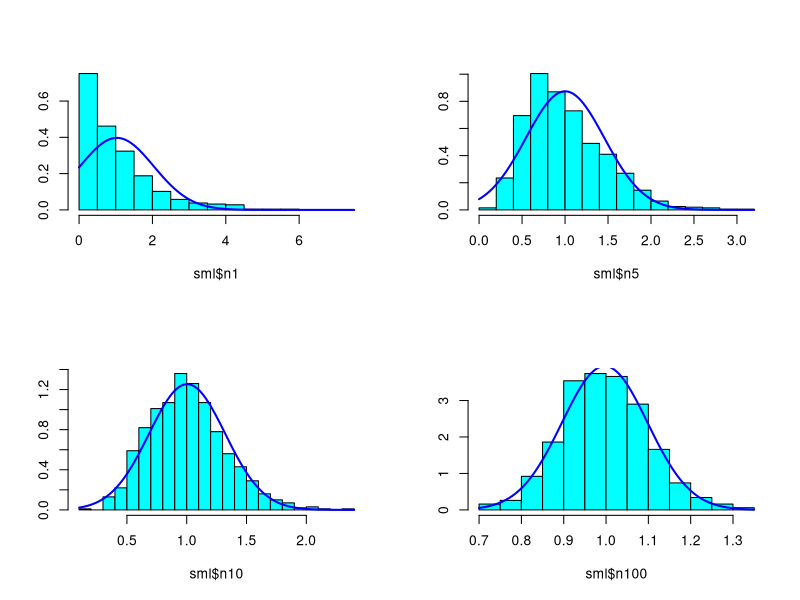
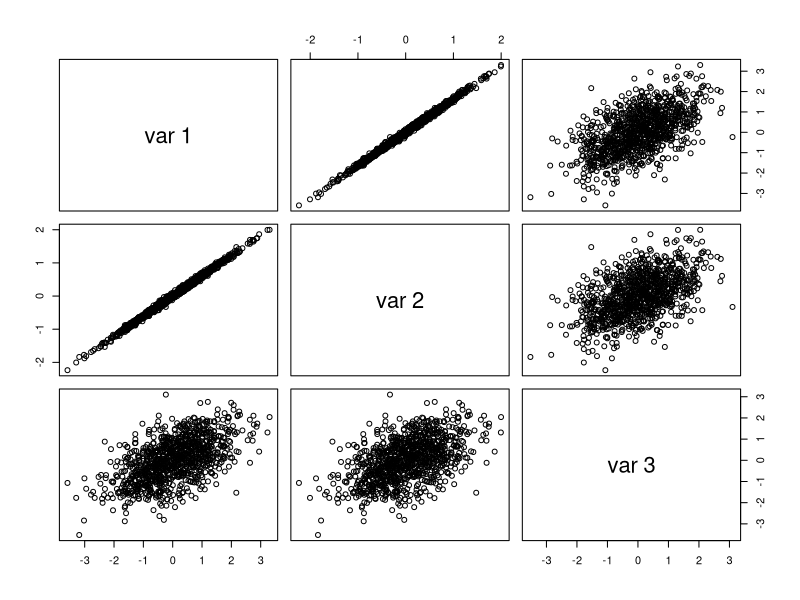

Reproduce these figures in R, in order. (Note: this script raises an error after producing the figures.)
## ---- chunk 1
library(tidyverse)
library(ggplot2)
library(MASS)
library(mvtnorm)

## ---- chunk 2

# Set seed for reproducibility
set.seed(123)

# Function to generate sample means
generate_sample_means <- function(n, num_samples = 1000) {
  sample_means <- numeric(num_samples)
  for (i in 1:num_samples) {
    sample <- rexp(n) 
    sample_means[i] <- mean(sample)
  }
  return(sample_means)
}

# Values of n (how many times to draw the 1k samples)
n_values <- c(1, 5, 10, 100)

# Generate sample means for each n
sample_means_list <- lapply(n_values, generate_sample_means)

sml <- data.frame(sample_means_list)
colnames(sml) <- c("n1","n5","n10","n100")

# Plot the results
par(mfrow = c(2, 2))


truehist(sml$n1, prob = TRUE)
curve(dnorm(x, mean = mean(sml$n1), sd = sd(sml$n1)), add = TRUE, col = "blue", lwd = 2)

truehist(sml$n5, prob = TRUE)
curve(dnorm(x, mean = mean(sml$n5), sd = sd(sml$n5)), add = TRUE, col = "blue", lwd = 2)

truehist(sml$n10, prob = TRUE)
curve(dnorm(x, mean = mean(sml$n10), sd = sd(sml$n10)), add = TRUE, col = "blue", lwd = 2)

truehist(sml$n100, prob = TRUE)
curve(dnorm(x, mean = mean(sml$n100), sd = sd(sml$n100)), add = TRUE, col = "blue", lwd = 2)


## ---- chunk 3

# what is the R? just copied from the lec notes

#r <- 0.9

#Generate 3x3 Matrix
Sigma <- cbind(c(1, 0.9, 0.6), c(0.9,0.1,0.3), c(0.6,0.3,1))

#create MVN with 1k samples from the Matrix
x <- rmvnorm(n = 1000, sigma = Sigma)

#Plot
pairs(x)


#Generate 1k samples from a X2 distribution
A <- rchisq(1000, 4)

#Multiply each row of Sigma by the correlating row in A

pw <- x*(1/((sqrt(A[i]/4))))

pairs(pw)

## ---- chunk 4
#A
y <- c(4.69, 1.05,5.89,0.52,0.14)
sum(dexp(y, rate = (1/6), log = TRUE))


#B
dgamma(y, shape = 2, scale = 3, log = TRUE)

#C
dnorm(y, mean = 6, sd = 2, log = TRUE)

